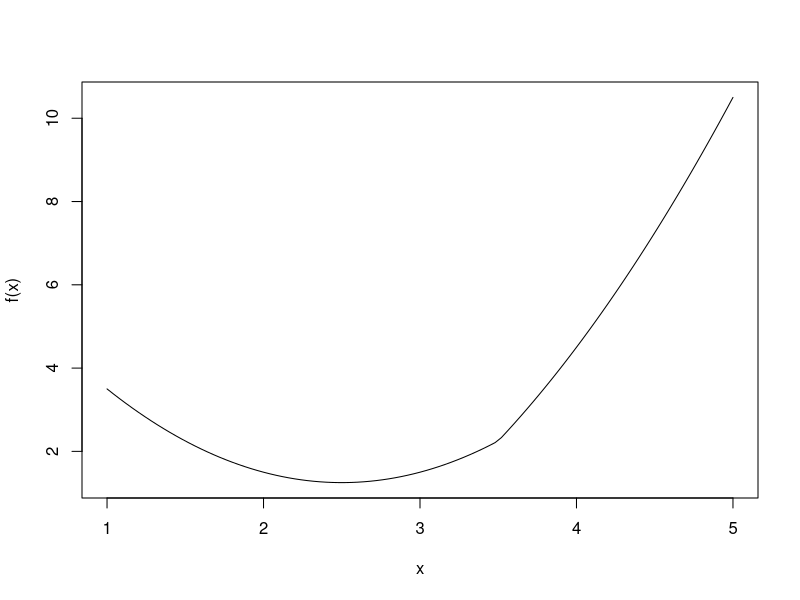
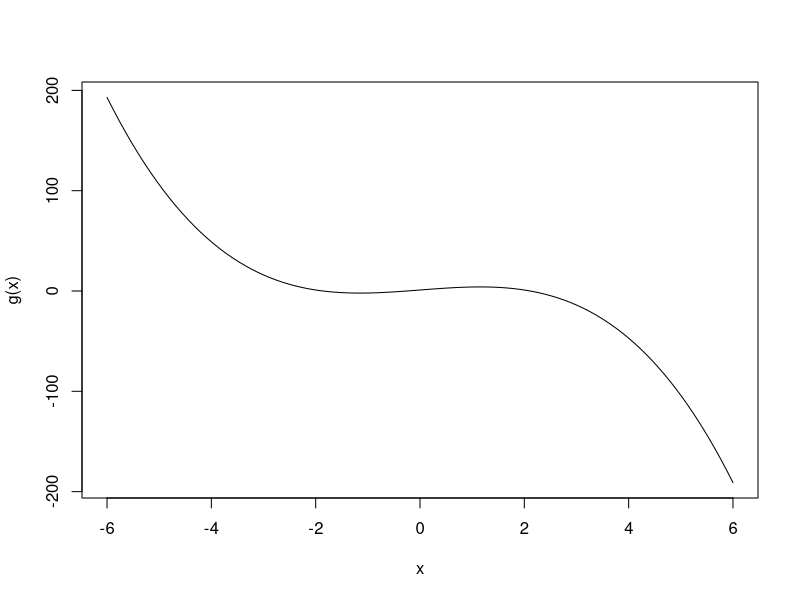
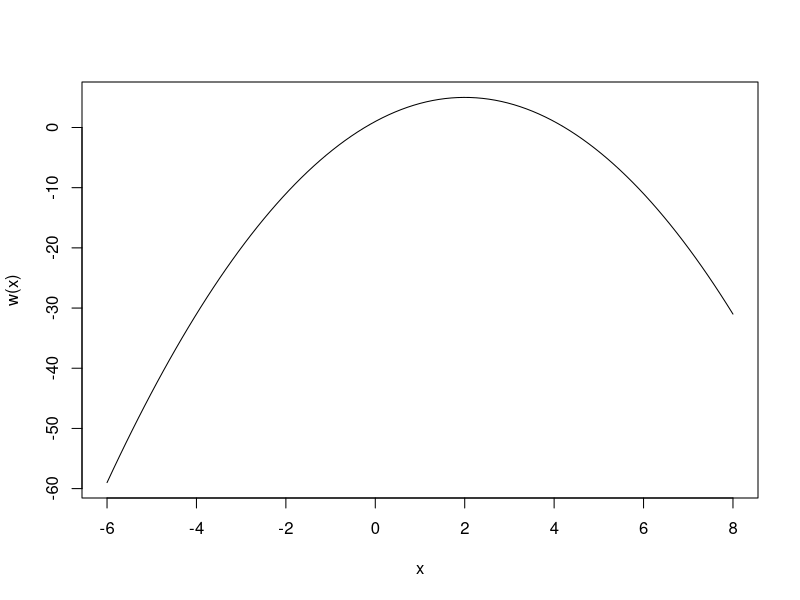
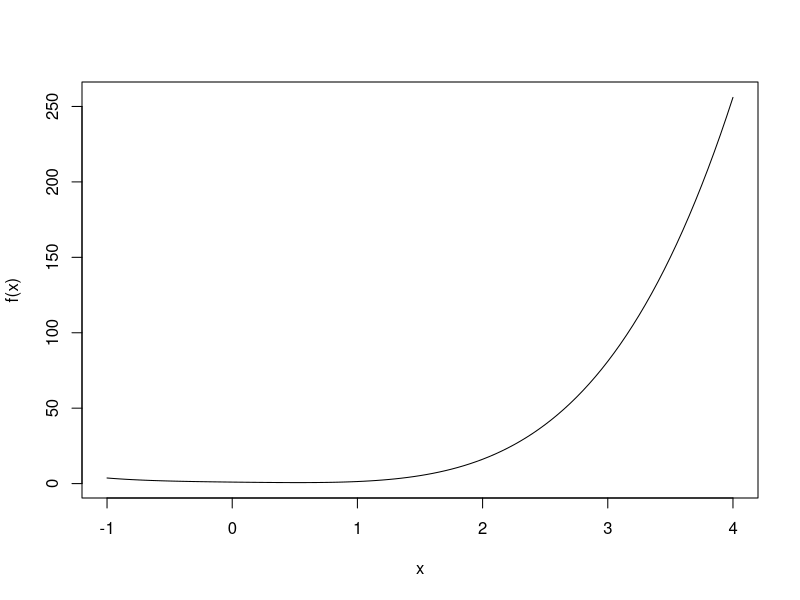
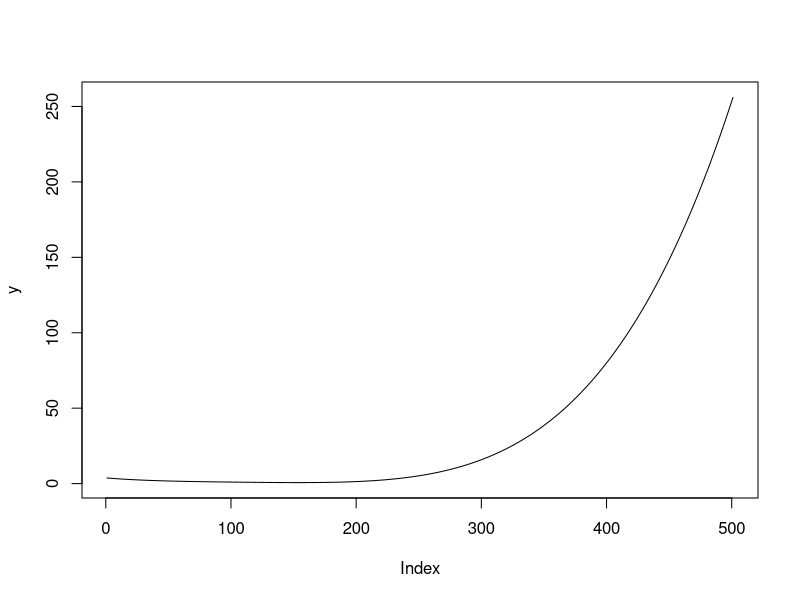
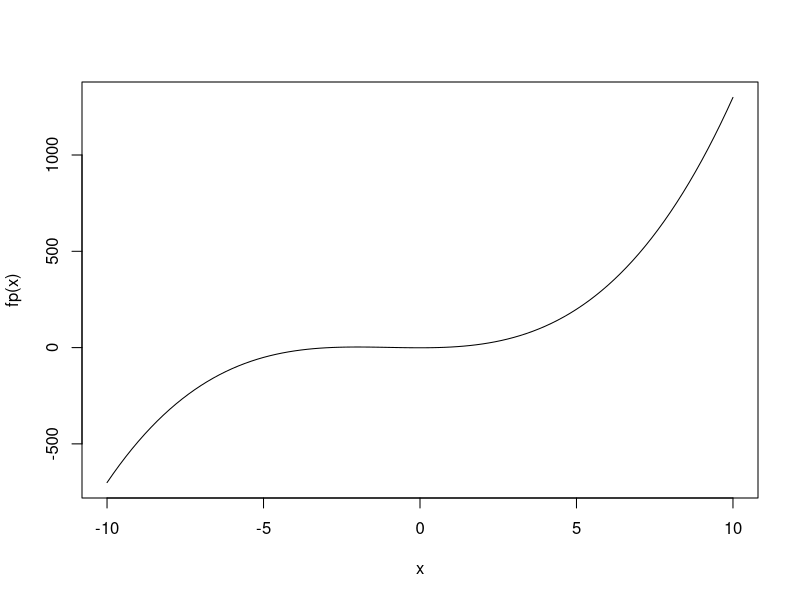

Recreate these plots in R, in order.
# Numerical Optimization
#----------------------
# the golden section search
golden <- function (f, a, b, tol = 0.0000001){
  ratio <- 2 / (sqrt(5) + 1)
  x1 <- b - ratio*(b - a)
  x2 <- a + ratio*(b - a)
  f1 <- f(x1)
  f2 <- f(x2)
  while(abs(b - a) > tol) {
    if (f2 > f1) {
      b <- x2
      x2 <- x1
      f2 <- f1
      x1 <- b - ratio*(b - a)
      f1 <- f(x1)
    } else {
      a <- x1
      x1 <- x2
      f1 <- f2
      x2 <- a + ratio*(b - a)
      f2 <- f(x2)
    }
  }
  return((a + b)/2)
}
### f1
f<-function(x){
  abs(x-3.5)+(x-2)^2
}
curve(f,from=1,to=5)
golden(f,1,5)

g<-function(x){
  -x^3+4*x+1
}
curve(g,from=-6,to=6)
golden(g,-6,6)

w<-function(x){
  -x^2+4*x+1
}
curve(w,from=-6,to=8)
golden(g,-6,8)

# Newton-Raphson
f <- function(x) exp(-x) + x^4
curve(f, from = -1, to = 4)

f <- function(x) exp(-x) + x^4
fprime <- function(x) -exp(-x) + 4 * x^3
fprimeprime <- function(x) exp(-x) + 12 * x^2
x <- c(0.6, rep(NA, 6))
fval <- rep(NA, 7)
fprimeval <- rep(NA, 7)
fprimeprimeval <- rep(NA, 7)
for (i in 1:6) {
  fval[i] <- f(x[i])
  fprimeval[i] <- fprime(x[i])
  fprimeprimeval[i] <- fprimeprime(x[i])
  x[i + 1] <- x[i] - fprimeval[i] / fprimeprimeval[i]
}
data.frame(x, fval, fprimeval, fprimeprimeval)

x<-seq(-1,4,0.01)
y<-f(x)
min(y)
df<-data.frame(x,y)
plot(y,type="l")

## Gradient descent for local minima
graddsc <- function (fp , x, h = 1e-3, tol = 1e-4, m = 1e3){
  iter <- 0
  oldx <- x
  x = x - h*fp(x)
  while (abs(x - oldx) > tol) {
    iter <- iter + 1
    if( iter > m)
      stop ("No solution found ")
    oldx <- x
    x = x - h*fp(x)
  }
  return (x)
}
fp <- function(x) { x^3 + 3*x^2 - 1 }
curve(fp,from = -10,to=10)
graddsc(fp, x = 1, h = 1/100)
